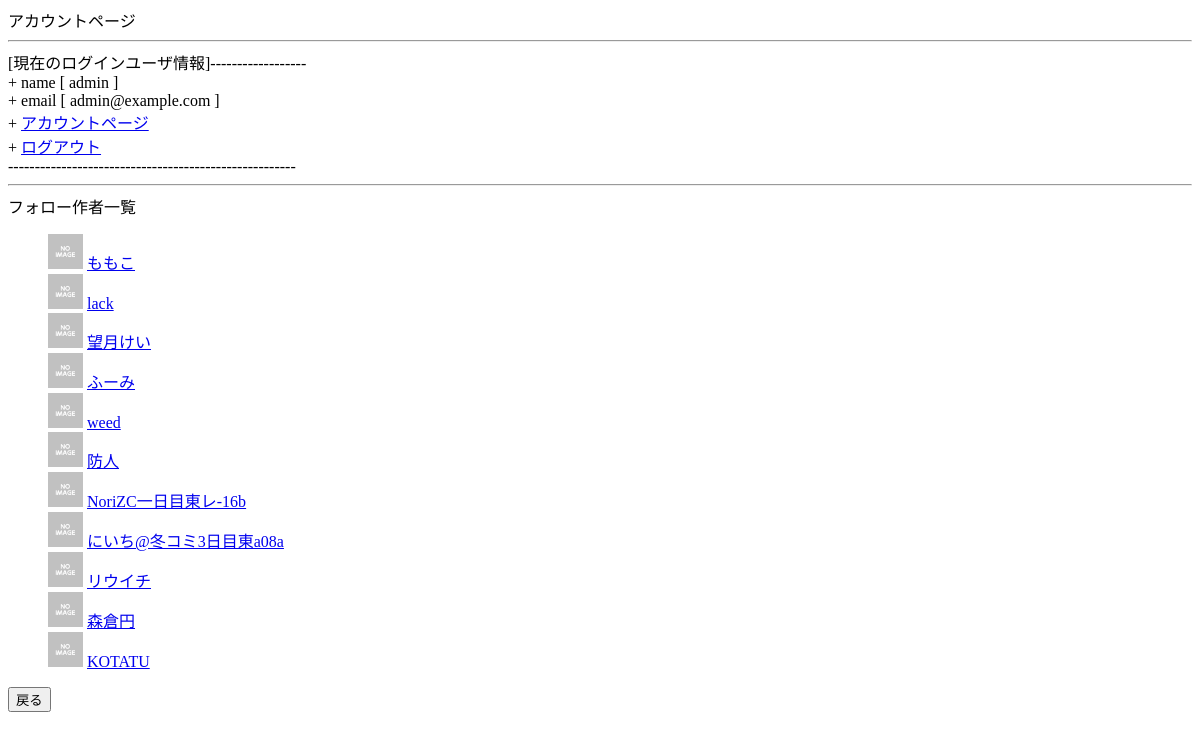
Page /account/ (signed in) on the earlier database version.
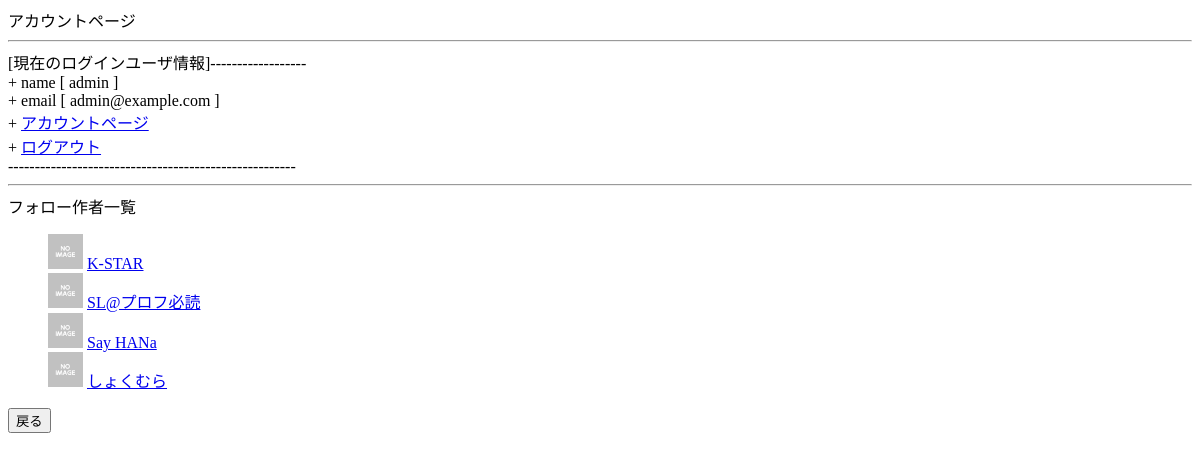
Same page on the later database version.
### general/models.py (models this page shows, shortened)
class Artist(models.Model):
    artist_id = models.IntegerField("作者ID", unique=True)
    artist_name = models.CharField("作者の名前", max_length=30)
    thumbnail = models.ImageField("サムネイル", upload_to='thumbnail/')
    tags = TaggableManager()

### general/views.py (the view)
# urls.py: url(r'^account/$', views.AccountView.as_view(), name="account"),
class AccountView(generic.TemplateView):
    template_name = 'I004_account.html'
    def get_context_data(self, **kwargs):
        context = super(AccountView, self).get_context_data(**kwargs)
        context['artist_list'] = self.request.user.fav_artist.all()
        return context

### general/templates/I004_account.html (shortened to what this page needs)
<!DOCTYPE html>
<html lang="en">
<head>
</head>
<body>
    アカウントページ
    <HR>
    [現在のログインユーザ情報]------------------<br>
    + name [ {{user.username}} ]<br>
    + email [ {{user.email}} ]<br>
    + <a href="{% url 'general:account' %}">アカウントページ</a><br>
    + <a href="{% url 'general:logout' %}">ログアウト</a>
    <br>------------------------------------------------------<br>
    <HR>
        フォロー作者一覧<br>
        <ul>
        {% for artist in artist_list %}
            <img src="{{ STATIC_URL }}{{ artist.thumbnail.url }}" width="35">
            <a href="{% url 'general:artist_detail' artist.id %}">{{ artist.artist_name }}</a>
            <br>
        {% endfor %}
        </ul>
    <input type="button" value="戻る" onClick="history.back()">
</body>
</html>

Differences in the rows shown:
removed Artist: thumbnail (placeholder picture), artist_name "ももこ"
removed Artist: thumbnail (placeholder picture), artist_name "lack"
removed Artist: thumbnail (placeholder picture), artist_name "望月けい"
removed Artist: thumbnail (placeholder picture), artist_name "ふーみ"
no longer on this page (row edited): Artist: thumbnail (placeholder picture), artist_name "防人"
no longer on this page (row edited): Artist: thumbnail (placeholder picture), artist_name "NoriZC一日目東レ-16b"
no longer on this page (row edited): Artist: thumbnail (placeholder picture), artist_name "にいち@冬コミ3日目東a08a"
no longer on this page (row edited): Artist: thumbnail (placeholder picture), artist_name "リウイチ"
no longer on this page (row edited): Artist: thumbnail (placeholder picture), artist_name "森倉円"
removed Artist: thumbnail (placeholder picture), artist_name "KOTATU"
now on this page (row edited): Artist: thumbnail (placeholder picture), artist_name "K-STAR"
changed Artist: artist_name "weed" → "SL@プロフ必読"
now on this page (row edited): Artist: thumbnail (placeholder picture), artist_name "Say HANa"
now on this page (row edited): Artist: thumbnail (placeholder picture), artist_name "しょくむら"
